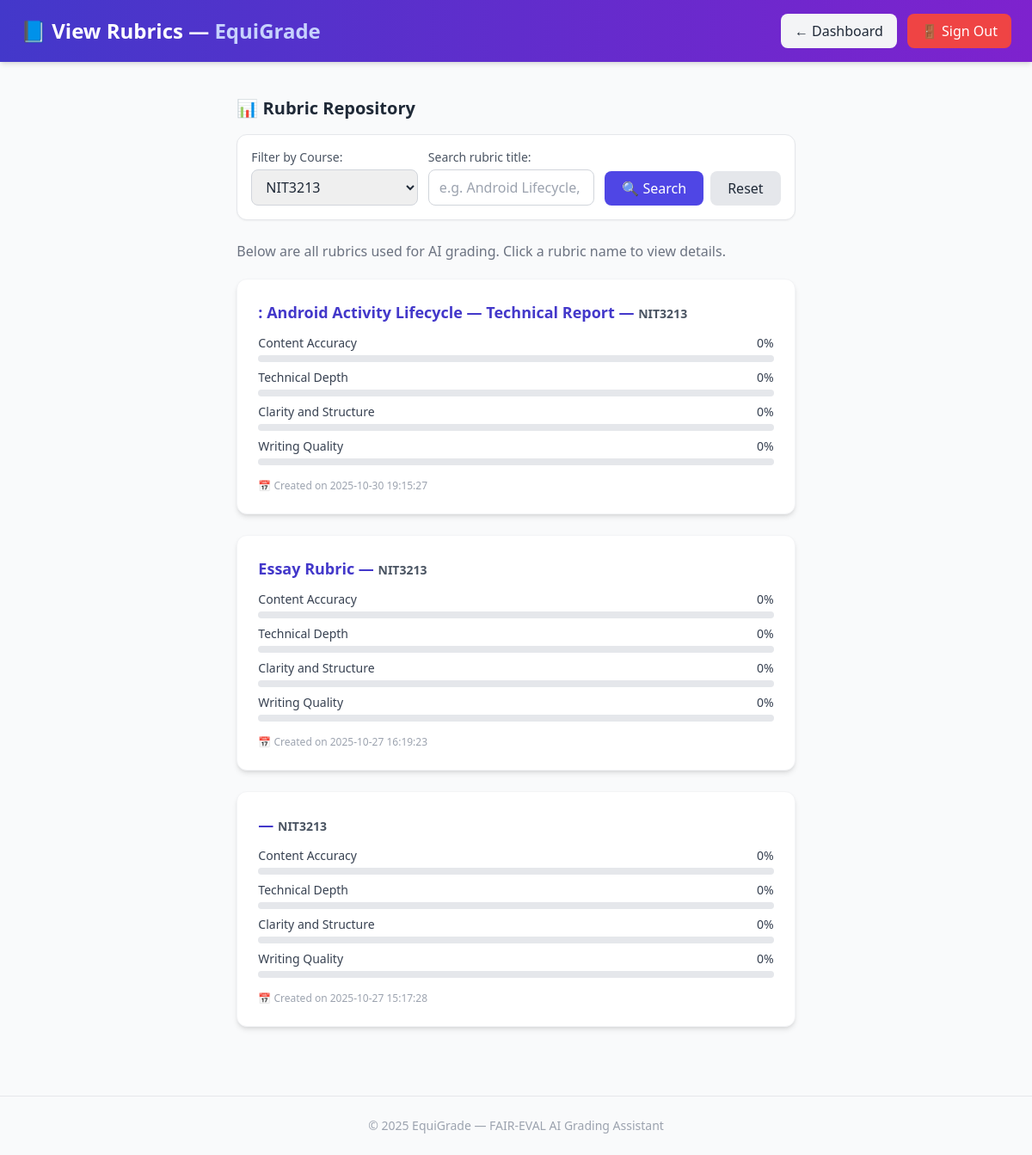
The page /view-rubrics.php?course=NIT3213 (signed in) on the database its author committed.
### tables this page shows
CREATE TABLE `rubrics` (
  `rubric_id` int(11) NOT NULL,
  `assignment_id` int(11) DEFAULT NULL,
  `title` varchar(255) NOT NULL,
  `description` text DEFAULT NULL,
  `criteria_json` longtext DEFAULT NULL CHECK (json_valid(`criteria_json`)),
  `created_by` int(11) NOT NULL,
  `created_at` datetime DEFAULT current_timestamp(),
  `course` varchar(50) DEFAULT NULL,
  `rubric_title` varchar(255) DEFAULT NULL
);

### view-rubrics.php (the view, shortened to what this page needs)
<?php
global $pdo;
$courseFilter = trim($_GET['course'] ?? '');
$search = trim($_GET['search'] ?? '');
$query = "SELECT * FROM rubrics WHERE 1=1";
$params = [];
if ($courseFilter !== '') {
    $query .= " AND course = :course";
    $params[':course'] = $courseFilter;
}
$query .= " ORDER BY created_at DESC";
$stmt = $pdo->prepare($query);
$stmt->execute($params);
$rubrics = $stmt->fetchAll(PDO::FETCH_ASSOC);
$coursesStmt = $pdo->query("SELECT DISTINCT course FROM rubrics");
$courses = $coursesStmt->fetchAll(PDO::FETCH_COLUMN);
?>
<!DOCTYPE html>
<html lang="en">
<head>
  <script src="https://cdn.tailwindcss.com"></script>
</head>
<body class="bg-gray-50 text-gray-800 min-h-screen flex flex-col">
  <header class="bg-gradient-to-r from-indigo-700 to-purple-700 text-white shadow-md">
    <div class="max-w-7xl mx-auto px-6 py-4 flex justify-between items-center">
      <h1 class="text-2xl font-bold">📘 View Rubrics — <span class="text-indigo-200">EquiGrade</span></h1>
      <div class="flex items-center gap-3">
        <a href="submission-dashboard.php" class="bg-gray-100 hover:bg-gray-200 text-gray-800 px-4 py-2 rounded-lg transition font-medium">
          ← Dashboard
        </a>
        <a href="logout.php" class="bg-red-500 hover:bg-red-600 text-white px-4 py-2 rounded-lg transition font-medium">
          🚪 Sign Out
        </a>
      </div>
    </div>
  </header>
  <main class="max-w-6xl mx-auto px-6 py-10 flex-grow">
    <h2 class="text-xl font-semibold text-gray-800 mb-4 flex items-center gap-2">
      <span>📊 Rubric Repository</span>
    </h2>
    <form method="get" class="flex flex-col sm:flex-row gap-3 mb-6 bg-white p-4 rounded-xl shadow-sm border border-gray-200">
      <div class="flex-1">
        <label class="block text-gray-600 text-sm mb-1">Filter by Course:</label>
        <select name="course" class="w-full border border-gray-300 rounded-lg px-3 py-2 focus:ring-2 focus:ring-indigo-500">
          <?php foreach ($courses as $c): ?>
            <option value="<?= htmlspecialchars($c) ?>" <?= $c === $courseFilter ? 'selected' : '' ?>>
              <?= htmlspecialchars($c) ?>
            </option>
          <?php endforeach; ?>
        </select>
      </div>
      <div class="flex-1">
        <label class="block text-gray-600 text-sm mb-1">Search rubric title:</label>
        <input type="text" name="search" value="<?= htmlspecialchars($search) ?>"
               placeholder="e.g. Android Lifecycle, Database Design..."
               class="w-full border border-gray-300 rounded-lg px-3 py-2 focus:ring-2 focus:ring-indigo-500">
      </div>
      <div class="flex items-end gap-2">
        <button type="submit" class="bg-indigo-600 hover:bg-indigo-700 text-white px-5 py-2 rounded-lg transition font-medium">
          🔍 Search
        </button>
        <a href="view-rubrics.php" class="bg-gray-200 hover:bg-gray-300 text-gray-800 px-5 py-2 rounded-lg transition font-medium">
          Reset
        </a>
      </div>
    </form>
    <p class="text-gray-500 mb-5">Below are all rubrics used for AI grading. Click a rubric name to view details.</p>
    <div class="space-y-6">
      <?php if (count($rubrics) > 0): ?>
        <?php foreach ($rubrics as $r): ?>
          <div class="bg-white shadow-md hover:shadow-lg border border-gray-100 rounded-xl p-6 transition transform hover:-translate-y-1">
            <a href="rubric-details.php?id=<?= $r['rubric_id'] ?>"
               class="text-indigo-700 font-semibold text-lg hover:underline">
              <?= htmlspecialchars($r['rubric_title']) ?> — <span class="text-gray-600 text-sm"><?= htmlspecialchars($r['course']) ?></span>
            </a>
            <div class="mt-3 space-y-2">
              <?php
              $criteria = [
                'Content Accuracy' => $r['content_weight'] ?? 0,
                'Technical Depth' => $r['technical_weight'] ?? 0,
                'Clarity and Structure' => $r['clarity_weight'] ?? 0,
                'Writing Quality' => $r['writing_weight'] ?? 0,
              ];
              foreach ($criteria as $label => $weight): ?>
                <div>
                  <div class="flex justify-between text-sm font-medium text-gray-700">
                    <span><?= htmlspecialchars($label) ?></span>
                    <span><?= $weight ?>%</span>
                  </div>
                  <div class="w-full bg-gray-200 rounded-full h-2 mt-1">
                  </div>
                </div>
              <?php endforeach; ?>
            </div>
            <p class="text-xs text-gray-400 mt-4">📅 Created on <?= htmlspecialchars($r['created_at']) ?></p>
          </div>
        <?php endforeach; ?>
      <?php else: ?>
        <div class="text-center text-gray-500 mt-10">No rubrics found.</div>
      <?php endif; ?>
    </div>
  </main>
  <footer class="text-center py-6 text-gray-400 text-sm border-t mt-10">
    © 2025 EquiGrade — FAIR-EVAL AI Grading Assistant
  </footer>
</body>
</html>

### rows shown on the page
rubrics: rubric_title ": Android Activity Lifecycle — Technical Report", course "NIT3213", label "Content Accuracy", weight "0", label "Technical Depth", label "Clarity and Structure", label "Writing Quality", created_at "2025-10-30 19:15:27"
rubrics: rubric_title "Essay Rubric", course "NIT3213", label "Content Accuracy", weight "0", label "Technical Depth", label "Clarity and Structure", label "Writing Quality", created_at "2025-10-27 16:19:23"
rubrics: course "NIT3213", label "Content Accuracy", weight "0", label "Technical Depth", label "Clarity and Structure", label "Writing Quality", created_at "2025-10-27 15:17:28"

### other values the page prints
form field course "NIT3213"
